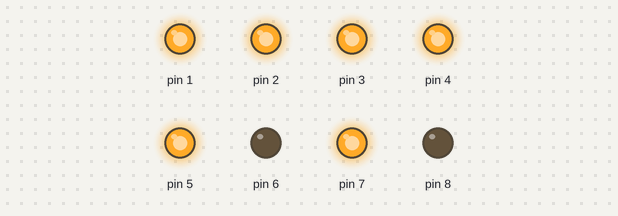
A sketch run on a simulated Arduino Uno, built with avr-gcc and run on an emulated ATmega328P. Shown: output pins drawn as LEDs (lit = HIGH).

Above: at 0.1 s.
At 4.6 s:
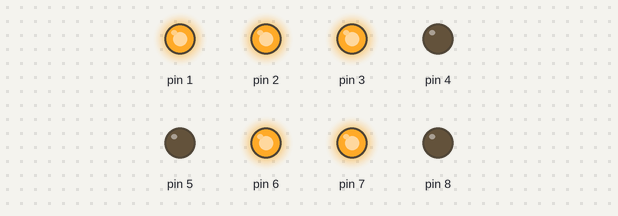
At 9.1 s:
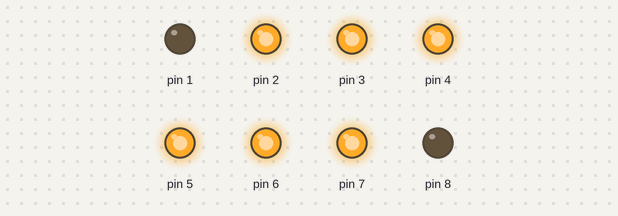
At 19.1 s:
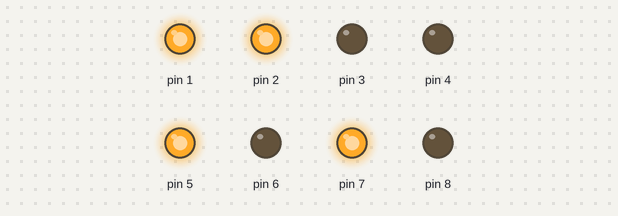
At 28.1 s:
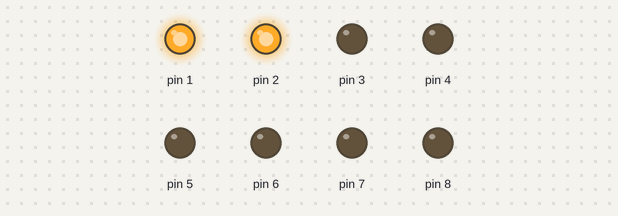
At 38.6 s:
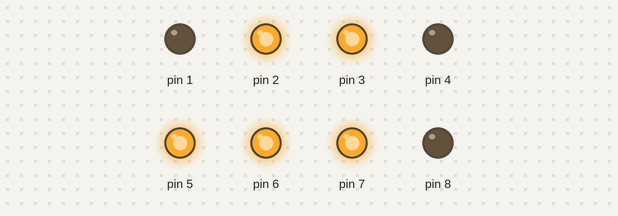
Timing chart, 0 to 40.0 s (numbered marks = the images above):
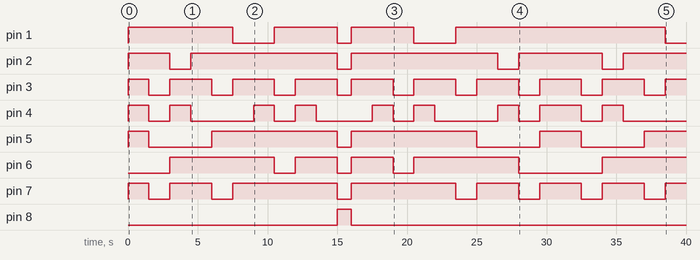

Measured:
- by itself, pin 1: LOW → HIGH at 0.00 s, → LOW 7.5 s later, → HIGH 3.0 s later, → LOW 4.5 s later, … (8 changes in this stretch)
- by itself, pin 2: LOW → HIGH at 0.00 s, → LOW 3.0 s later, → HIGH 1.5 s later, → LOW 10.5 s later, … (9 changes in this stretch)
- by itself, pin 3: goes HIGH 1.5 s, 3 × (LOW 1.5 s, HIGH 3.0 s), LOW 1.0 s, 5 × (HIGH 3.0 s, LOW 1.5 s), then HIGH
- by itself, pin 4: LOW → HIGH at 0.00 s, → LOW 1.5 s later, → HIGH 1.5 s later, → LOW 1.5 s later, … (18 changes in this stretch)
- by itself, pin 5: LOW → HIGH at 0.00 s, → LOW 1.5 s later, → HIGH 4.5 s later, → LOW 9.0 s later, … (9 changes in this stretch)
- by itself, pin 6: LOW → HIGH at 3.0 s, → LOW 7.5 s later, → HIGH 1.5 s later, → LOW 3.0 s later, … (9 changes in this stretch)
- by itself, pin 7: LOW → HIGH at 0.00 s, → LOW 1.5 s later, → HIGH 1.5 s later, → LOW 3.0 s later, … (15 changes in this stretch)
- by itself, pin 8: LOW → HIGH at 15.0 s, → LOW 1.0 s later

The sketch:

Display7Segmentos.ino
```cpp
// the setup function runs once when you press reset or power the board
void setup() {
  // initialize digital pin LED_BUILTIN as an output.
  pinMode(1, OUTPUT);
  pinMode(2, OUTPUT);
  pinMode(3, OUTPUT);
  pinMode(4, OUTPUT);
  pinMode(5, OUTPUT);
  pinMode(6, OUTPUT);
  pinMode(7, OUTPUT);
  pinMode(8, OUTPUT);
}

// the loop function runs over and over again forever
void loop() {

  int aux = 0, num = 9;


  for(aux; aux <= 9; aux++){
      if(aux == 0){
        digitalWrite(1, HIGH);
        digitalWrite(2, HIGH);
        digitalWrite(3, HIGH);
        digitalWrite(4, HIGH);
        digitalWrite(5, HIGH);
        digitalWrite(7, HIGH);
        delay(1500);
        digitalWrite(1, LOW);
        digitalWrite(2, LOW);
        digitalWrite(3, LOW);
        digitalWrite(4, LOW);
        digitalWrite(5, LOW);
        digitalWrite(7, LOW);

      } else if(aux == 1){
          digitalWrite(1, HIGH);
          digitalWrite(2, HIGH);
          delay(1500);
          digitalWrite(1, LOW);
          digitalWrite(2, LOW);

        } else if(aux == 2) {
            digitalWrite(7, HIGH);
            digitalWrite(1, HIGH);
            digitalWrite(6, HIGH);
            digitalWrite(4, HIGH);
            digitalWrite(3, HIGH);
            delay(1500);
            digitalWrite(7, LOW);
            digitalWrite(1, LOW);
            digitalWrite(6, LOW);
            digitalWrite(4, LOW);
            digitalWrite(3, LOW);

          } else if(aux == 3){
              digitalWrite(7, HIGH);
              digitalWrite(1, HIGH);
              digitalWrite(6, HIGH);
              digitalWrite(2, HIGH);
              digitalWrite(3, HIGH);
              delay(1500);
              digitalWrite(7, LOW);
              digitalWrite(1, LOW);
              digitalWrite(6, LOW);
              digitalWrite(2, LOW);
              digitalWrite(3, LOW);

            } else if(aux == 4){
                digitalWrite(1, HIGH);
                digitalWrite(2, HIGH);
                digitalWrite(6, HIGH);
                digitalWrite(5, HIGH);
                delay(1500);
                digitalWrite(1, LOW);
                digitalWrite(2, LOW);
                digitalWrite(6, LOW);
                digitalWrite(5, LOW);

              } else if(aux == 5){
                  digitalWrite(7, HIGH);
                  digitalWrite(5, HIGH);
                  digitalWrite(6, HIGH);
                  digitalWrite(2, HIGH);
                  digitalWrite(3, HIGH);
                  delay(1500);
                  digitalWrite(7, LOW);
                  digitalWrite(5, LOW);
                  digitalWrite(6, LOW);
                  digitalWrite(2, LOW);
                  digitalWrite(3, LOW);

                } else if(aux == 6){
                    digitalWrite(7, HIGH);
                    digitalWrite(6, HIGH);
                    digitalWrite(5, HIGH);
                    digitalWrite(4, HIGH);
                    digitalWrite(3, HIGH);
                    digitalWrite(2, HIGH);
                    delay(1500);
                    digitalWrite(7, LOW);
                    digitalWrite(6, LOW);
                    digitalWrite(5, LOW);
                    digitalWrite(4, LOW);
                    digitalWrite(3, LOW);
                    digitalWrite(2, LOW);

                  } else if(aux == 7){
                      digitalWrite(5, HIGH);
                      digitalWrite(7, HIGH);
                      digitalWrite(1, HIGH);
                      digitalWrite(2, HIGH);
                      delay(1500);
                      digitalWrite(5, LOW);
                      digitalWrite(7, LOW);
                      digitalWrite(1, LOW);
                      digitalWrite(2, LOW);
                    } else if(aux == 8){
                        digitalWrite(1, HIGH);
                        digitalWrite(2, HIGH);
                        digitalWrite(3, HIGH);
                        digitalWrite(4, HIGH);
                        digitalWrite(5, HIGH);
                        digitalWrite(6, HIGH);
                        digitalWrite(7, HIGH);
                        delay(1500);
                        digitalWrite(1, LOW);
                        digitalWrite(2, LOW);
                        digitalWrite(3, LOW);
                        digitalWrite(4, LOW);
                        digitalWrite(5, LOW);
                        digitalWrite(6, LOW);
                        digitalWrite(7, LOW);

                      }else if(aux == 9){
                          digitalWrite(1, HIGH);
                          digitalWrite(2, HIGH);
                          digitalWrite(3, HIGH);
                          digitalWrite(5, HIGH);
                          digitalWrite(6, HIGH);
                          digitalWrite(7, HIGH);
                          delay(1500);
                          digitalWrite(1, LOW);
                          digitalWrite(2, LOW);
                          digitalWrite(3, LOW);
                          digitalWrite(5, LOW);
                          digitalWrite(6, LOW);
                          digitalWrite(7, LOW);
                        }
  }

  digitalWrite(8, HIGH);
  delay(1000);
  digitalWrite(8, LOW);

  for(aux; aux >= 0; aux--){
    if(aux == 9){
        digitalWrite(1, HIGH);
        digitalWrite(2, HIGH);
        digitalWrite(3, HIGH);
        digitalWrite(5, HIGH);
        digitalWrite(6, HIGH);
        digitalWrite(7, HIGH);
        delay(1500);
        digitalWrite(1, LOW);
        digitalWrite(2, LOW);
        digitalWrite(3, LOW);
        digitalWrite(5, LOW);
        digitalWrite(6, LOW);
        digitalWrite(7, LOW);
      } else if(aux == 8){
          digitalWrite(1, HIGH);
          digitalWrite(2, HIGH);
          digitalWrite(3, HIGH);
          digitalWrite(4, HIGH);
          digitalWrite(5, HIGH);
          digitalWrite(6, HIGH);
          digitalWrite(7, HIGH);
          delay(1500);
          digitalWrite(1, LOW);
          digitalWrite(2, LOW);
          digitalWrite(3, LOW);
          digitalWrite(4, LOW);
          digitalWrite(5, LOW);
          digitalWrite(6, LOW);
          digitalWrite(7, LOW);
        } else if(aux == 7){
            digitalWrite(5, HIGH);
            digitalWrite(7, HIGH);
            digitalWrite(1, HIGH);
            digitalWrite(2, HIGH);
            delay(1500);
            digitalWrite(5, LOW);
            digitalWrite(7, LOW);
            digitalWrite(1, LOW);
            digitalWrite(2, LOW);
          } else if(aux == 6){
              digitalWrite(7, HIGH);
              digitalWrite(6, HIGH);
              digitalWrite(5, HIGH);
              digitalWrite(4, HIGH);
              digitalWrite(3, HIGH);
              digitalWrite(2, HIGH);
              delay(1500);
              digitalWrite(7, LOW);
              digitalWrite(6, LOW);
              digitalWrite(5, LOW);
              digitalWrite(4, LOW);
              digitalWrite(3, LOW);
              digitalWrite(2, LOW);
            } else if(aux == 5){
                digitalWrite(7, HIGH);
                digitalWrite(5, HIGH);
                digitalWrite(6, HIGH);
                digitalWrite(2, HIGH);
                digitalWrite(3, HIGH);
                delay(1500);
                digitalWrite(7, LOW);
                digitalWrite(5, LOW);
                digitalWrite(6, LOW);
                digitalWrite(2, LOW);
                digitalWrite(3, LOW);
             } else if(aux == 4){
                digitalWrite(1, HIGH);
                digitalWrite(2, HIGH);
                digitalWrite(6, HIGH);
                digitalWrite(5, HIGH);
                delay(1500);
                digitalWrite(1, LOW);
                digitalWrite(2, LOW);
                digitalWrite(6, LOW);
                digitalWrite(5, LOW);
              } else if(aux == 3){
                  digitalWrite(7, HIGH);
                  digitalWrite(1, HIGH);
                  digitalWrite(6, HIGH);
                  digitalWrite(2, HIGH);
                  digitalWrite(3, HIGH);
                  delay(1500);
                  digitalWrite(7, LOW);
                  digitalWrite(1, LOW);
                  digitalWrite(6, LOW);
                  digitalWrite(2, LOW);
                  digitalWrite(3, LOW);
                } else if(aux == 2) {
                    digitalWrite(7, HIGH);
                    digitalWrite(1, HIGH);
                    digitalWrite(6, HIGH);
                    digitalWrite(4, HIGH);
                    digitalWrite(3, HIGH);
                    delay(1500);
                    digitalWrite(7, LOW);
                    digitalWrite(1, LOW);
                    digitalWrite(6, LOW);
                    digitalWrite(4, LOW);
                    digitalWrite(3, LOW);
                  } else if(aux == 1){
                      digitalWrite(1, HIGH);
                      digitalWrite(2, HIGH);
                      delay(1500);
                      digitalWrite(1, LOW);
                      digitalWrite(2, LOW);
                    } if(aux == 0){
                        digitalWrite(1, HIGH);
                        digitalWrite(2, HIGH);
                        digitalWrite(3, HIGH);
                        digitalWrite(4, HIGH);
                        digitalWrite(5, HIGH);
                        digitalWrite(7, HIGH);
                        delay(1500);
                        digitalWrite(1, LOW);
                        digitalWrite(2, LOW);
                        digitalWrite(3, LOW);
                        digitalWrite(4, LOW);
                        digitalWrite(5, LOW);
                        digitalWrite(7, LOW);
                      }

    }


}
```
